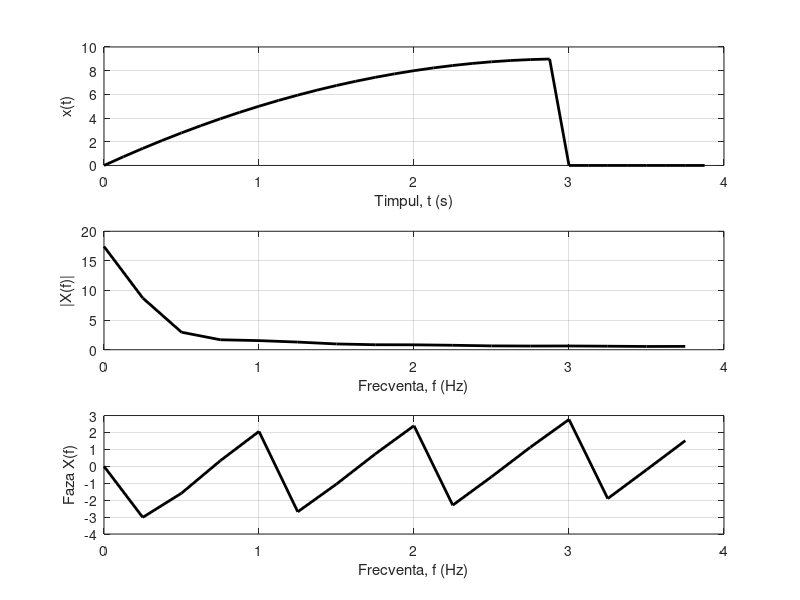

The MATLAB script that drew this image:
clear
clf

N =32;          % nr de esantioane

T=4;
Ts = T/N;       % perioada de esantionare raportata la T secunde
fs = 1/Ts;      % frecventa de esantionare
df = fs/N;      % rezolutia în domeniul frecventa (cat de departate sa fie frecv intre ele)
n = [0:N-1]';   % vectorul coloana indicilor esantionati de timp
t = Ts*n;       % vectorul valorilor timpului la momentele de esantionare
f = 9-(t-3).^2;
x = f.*(t>0 & t<3); % vectorul valorilor functiei în momentele de esantionare.
X = Ts*fft(x);  % transformata fourier discret
k = [0:N/2-1]'; % valorile indicelui freceventelor

%Graficele
subplot(3,1,1)
plot(t,x,"k","LineWidth",2) 
xlabel("Timpul, t (s)")
ylabel("x(t)")
grid on

subplot(3,1,2)
plot(k*df,abs(X(1:N/2)),"k","LineWidth",2)
xlabel("Frecventa, f (Hz)") 
ylabel("|X(f)|")
grid on

subplot(3,1,3)
plot(k*df,angle(X(1:N/2)),"k","LineWidth",2)
grid on
xlabel( "Frecventa, f (Hz)")
ylabel("Faza X(f)")